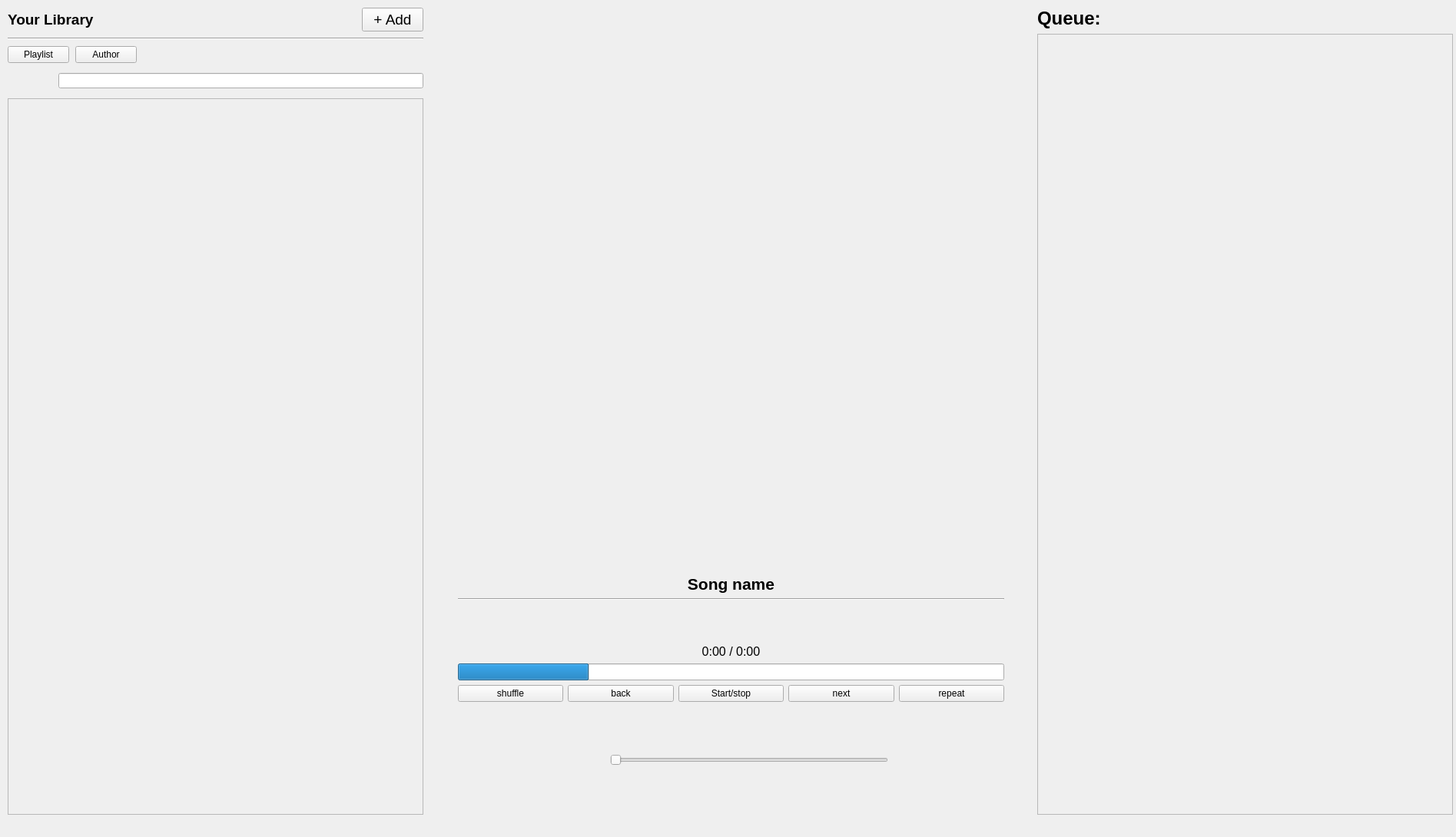
<?xml version="1.0" encoding="UTF-8"?>
<ui version="4.0">
 <class>MainWindow</class>
 <widget class="QMainWindow" name="MainWindow">
  <property name="geometry">
   <rect>
    <x>0</x>
    <y>0</y>
    <width>1895</width>
    <height>1090</height>
   </rect>
  </property>
  <property name="windowTitle">
   <string>MainWindow</string>
  </property>
  <property name="autoFillBackground">
   <bool>false</bool>
  </property>
  <widget class="QWidget" name="centralwidget">
   <widget class="QWidget" name="verticalLayoutWidget">
    <property name="geometry">
     <rect>
      <x>10</x>
      <y>10</y>
      <width>541</width>
      <height>1051</height>
     </rect>
    </property>
    <layout class="QVBoxLayout" name="verticalLayout" stretch="0,0,1,2,100">
     <property name="spacing">
      <number>8</number>
     </property>
     <item>
      <layout class="QHBoxLayout" name="horizontalLayout_13">
       <item>
        <widget class="QLabel" name="label_35">
         <property name="text">
          <string>&lt;html&gt;&lt;head/&gt;&lt;body&gt;&lt;p&gt;&lt;span style=&quot; font-size:14pt; font-weight:600;&quot;&gt;Your Library&lt;/span&gt;&lt;/p&gt;&lt;/body&gt;&lt;/html&gt;</string>
         </property>
        </widget>
       </item>
       <item>
        <spacer name="horizontalSpacer_3">
         <property name="orientation">
          <enum>Qt::Horizontal</enum>
         </property>
         <property name="sizeHint" stdset="0">
          <size>
           <width>40</width>
           <height>20</height>
          </size>
         </property>
        </spacer>
       </item>
       <item>
        <widget class="QPushButton" name="pushButton_3">
         <property name="font">
          <font>
           <pointsize>14</pointsize>
          </font>
         </property>
         <property name="focusPolicy">
          <enum>Qt::StrongFocus</enum>
         </property>
         <property name="contextMenuPolicy">
          <enum>Qt::DefaultContextMenu</enum>
         </property>
         <property name="autoFillBackground">
          <bool>true</bool>
         </property>
         <property name="text">
          <string>+ Add</string>
         </property>
        </widget>
       </item>
      </layout>
     </item>
     <item>
      <widget class="Line" name="line">
       <property name="orientation">
        <enum>Qt::Horizontal</enum>
       </property>
      </widget>
     </item>
     <item>
      <layout class="QHBoxLayout" name="horizontalLayout_7">
       <item>
        <widget class="QPushButton" name="pushButton_2">
         <property name="maximumSize">
          <size>
           <width>97</width>
           <height>23</height>
          </size>
         </property>
         <property name="text">
          <string>Playlist</string>
         </property>
        </widget>
       </item>
       <item>
        <widget class="QPushButton" name="pushButton">
         <property name="maximumSize">
          <size>
           <width>96</width>
           <height>23</height>
          </size>
         </property>
         <property name="text">
          <string>Author</string>
         </property>
        </widget>
       </item>
       <item>
        <spacer name="horizontalSpacer">
         <property name="orientation">
          <enum>Qt::Horizontal</enum>
         </property>
         <property name="sizeHint" stdset="0">
          <size>
           <width>40</width>
           <height>20</height>
          </size>
         </property>
        </spacer>
       </item>
      </layout>
     </item>
     <item>
      <layout class="QHBoxLayout" name="horizontalLayout_8" stretch="0,0,0,0">
       <item>
        <spacer name="horizontalSpacer_2">
         <property name="orientation">
          <enum>Qt::Horizontal</enum>
         </property>
         <property name="sizeHint" stdset="0">
          <size>
           <width>40</width>
           <height>20</height>
          </size>
         </property>
        </spacer>
       </item>
       <item>
        <widget class="QLabel" name="label_5">
         <property name="minimumSize">
          <size>
           <width>30</width>
           <height>30</height>
          </size>
         </property>
         <property name="maximumSize">
          <size>
           <width>30</width>
           <height>30</height>
          </size>
         </property>
         <property name="text">
          <string/>
         </property>
         <property name="pixmap">
          <pixmap>../image_ressources/magnifying-glass-icon.png</pixmap>
         </property>
         <property name="scaledContents">
          <bool>true</bool>
         </property>
        </widget>
       </item>
       <item>
        <spacer name="horizontalSpacer_5">
         <property name="orientation">
          <enum>Qt::Horizontal</enum>
         </property>
         <property name="sizeHint" stdset="0">
          <size>
           <width>40</width>
           <height>20</height>
          </size>
         </property>
        </spacer>
       </item>
       <item>
        <widget class="QLineEdit" name="lineEdit">
         <property name="minimumSize">
          <size>
           <width>475</width>
           <height>0</height>
          </size>
         </property>
         <property name="maximumSize">
          <size>
           <width>475</width>
           <height>20</height>
          </size>
         </property>
        </widget>
       </item>
      </layout>
     </item>
     <item>
      <widget class="QScrollArea" name="scrollArea">
       <property name="horizontalScrollBarPolicy">
        <enum>Qt::ScrollBarAlwaysOff</enum>
       </property>
       <property name="widgetResizable">
        <bool>true</bool>
       </property>
       <widget class="QWidget" name="scrollAreaWidgetContents_2">
        <property name="geometry">
         <rect>
          <x>0</x>
          <y>0</y>
          <width>537</width>
          <height>922</height>
         </rect>
        </property>
        <layout class="QVBoxLayout" name="verticalLayout_13">
         <item>
          <spacer name="verticalSpacer">
           <property name="orientation">
            <enum>Qt::Vertical</enum>
           </property>
           <property name="sizeHint" stdset="0">
            <size>
             <width>20</width>
             <height>40</height>
            </size>
           </property>
          </spacer>
         </item>
        </layout>
       </widget>
      </widget>
     </item>
    </layout>
   </widget>
   <widget class="QWidget" name="verticalLayoutWidget_2">
    <property name="geometry">
     <rect>
      <x>1350</x>
      <y>10</y>
      <width>541</width>
      <height>1051</height>
     </rect>
    </property>
    <layout class="QVBoxLayout" name="verticalLayout_2">
     <item>
      <layout class="QHBoxLayout" name="horizontalLayout">
       <item>
        <widget class="QLabel" name="label_3">
         <property name="text">
          <string>&lt;html&gt;&lt;head/&gt;&lt;body&gt;&lt;p&gt;&lt;span style=&quot; font-size:18pt; font-weight:600;&quot;&gt;Queue:&lt;/span&gt;&lt;/p&gt;&lt;/body&gt;&lt;/html&gt;</string>
         </property>
        </widget>
       </item>
       <item>
        <spacer name="horizontalSpacer_4">
         <property name="orientation">
          <enum>Qt::Horizontal</enum>
         </property>
         <property name="sizeHint" stdset="0">
          <size>
           <width>40</width>
           <height>20</height>
          </size>
         </property>
        </spacer>
       </item>
      </layout>
     </item>
     <item>
      <widget class="QScrollArea" name="scrollArea_2">
       <property name="widgetResizable">
        <bool>true</bool>
       </property>
       <widget class="QWidget" name="scrollAreaWidgetContents_3">
        <property name="enabled">
         <bool>true</bool>
        </property>
        <property name="geometry">
         <rect>
          <x>0</x>
          <y>0</y>
          <width>537</width>
          <height>1010</height>
         </rect>
        </property>
        <layout class="QVBoxLayout" name="verticalLayout_15">
         <item>
          <spacer name="verticalSpacer_6">
           <property name="orientation">
            <enum>Qt::Vertical</enum>
           </property>
           <property name="sizeHint" stdset="0">
            <size>
             <width>20</width>
             <height>40</height>
            </size>
           </property>
          </spacer>
         </item>
        </layout>
       </widget>
      </widget>
     </item>
    </layout>
   </widget>
   <widget class="QWidget" name="verticalLayoutWidget_3">
    <property name="geometry">
     <rect>
      <x>561</x>
      <y>10</y>
      <width>781</width>
      <height>1051</height>
     </rect>
    </property>
    <layout class="QVBoxLayout" name="verticalLayout_9" stretch="0,0,0,0,0,0,0,0,0">
     <property name="sizeConstraint">
      <enum>QLayout::SetNoConstraint</enum>
     </property>
     <property name="leftMargin">
      <number>35</number>
     </property>
     <property name="rightMargin">
      <number>35</number>
     </property>
     <item>
      <widget class="QLabel" name="label_2">
       <property name="minimumSize">
        <size>
         <width>711</width>
         <height>681</height>
        </size>
       </property>
       <property name="maximumSize">
        <size>
         <width>711</width>
         <height>681</height>
        </size>
       </property>
       <property name="text">
        <string/>
       </property>
       <property name="pixmap">
        <pixmap>:/magnifying_glass/magnifying-glass-icon-26761.png</pixmap>
       </property>
       <property name="scaledContents">
        <bool>true</bool>
       </property>
       <property name="alignment">
        <set>Qt::AlignLeading|Qt::AlignLeft|Qt::AlignTop</set>
       </property>
      </widget>
     </item>
     <item>
      <spacer name="verticalSpacer_3">
       <property name="orientation">
        <enum>Qt::Vertical</enum>
       </property>
       <property name="sizeHint" stdset="0">
        <size>
         <width>20</width>
         <height>40</height>
        </size>
       </property>
      </spacer>
     </item>
     <item>
      <widget class="QLabel" name="label_6">
       <property name="font">
        <font>
         <pointsize>16</pointsize>
         <weight>75</weight>
         <bold>true</bold>
        </font>
       </property>
       <property name="text">
        <string>Song name</string>
       </property>
       <property name="alignment">
        <set>Qt::AlignCenter</set>
       </property>
      </widget>
     </item>
     <item>
      <widget class="Line" name="line_2">
       <property name="orientation">
        <enum>Qt::Horizontal</enum>
       </property>
      </widget>
     </item>
     <item>
      <spacer name="verticalSpacer_2">
       <property name="orientation">
        <enum>Qt::Vertical</enum>
       </property>
       <property name="sizeHint" stdset="0">
        <size>
         <width>20</width>
         <height>40</height>
        </size>
       </property>
      </spacer>
     </item>
     <item>
      <widget class="QLabel" name="label">
       <property name="font">
        <font>
         <pointsize>12</pointsize>
        </font>
       </property>
       <property name="text">
        <string>0:00 / 0:00</string>
       </property>
       <property name="alignment">
        <set>Qt::AlignCenter</set>
       </property>
      </widget>
     </item>
     <item>
      <layout class="QVBoxLayout" name="verticalLayout_14" stretch="100,0,0">
       <item>
        <widget class="QProgressBar" name="progressBar">
         <property name="value">
          <number>24</number>
         </property>
         <property name="textVisible">
          <bool>false</bool>
         </property>
         <property name="invertedAppearance">
          <bool>false</bool>
         </property>
        </widget>
       </item>
       <item>
        <layout class="QHBoxLayout" name="horizontalLayout_9">
         <item>
          <widget class="QPushButton" name="pushButton_4">
           <property name="text">
            <string>shuffle</string>
           </property>
          </widget>
         </item>
         <item>
          <widget class="QPushButton" name="pushButton_8">
           <property name="text">
            <string>back</string>
           </property>
          </widget>
         </item>
         <item>
          <widget class="QPushButton" name="pushButton_7">
           <property name="text">
            <string>Start/stop</string>
           </property>
          </widget>
         </item>
         <item>
          <widget class="QPushButton" name="pushButton_6">
           <property name="text">
            <string>next</string>
           </property>
          </widget>
         </item>
         <item>
          <widget class="QPushButton" name="pushButton_5">
           <property name="text">
            <string>repeat</string>
           </property>
          </widget>
         </item>
        </layout>
       </item>
       <item>
        <spacer name="verticalSpacer_5">
         <property name="orientation">
          <enum>Qt::Vertical</enum>
         </property>
         <property name="sizeHint" stdset="0">
          <size>
           <width>20</width>
           <height>40</height>
          </size>
         </property>
        </spacer>
       </item>
      </layout>
     </item>
     <item>
      <layout class="QHBoxLayout" name="horizontalLayout_2">
       <property name="topMargin">
        <number>10</number>
       </property>
       <item>
        <spacer name="horizontalSpacer_6">
         <property name="orientation">
          <enum>Qt::Horizontal</enum>
         </property>
         <property name="sizeHint" stdset="0">
          <size>
           <width>40</width>
           <height>20</height>
          </size>
         </property>
        </spacer>
       </item>
       <item>
        <widget class="QLabel" name="label_4">
         <property name="minimumSize">
          <size>
           <width>40</width>
           <height>40</height>
          </size>
         </property>
         <property name="maximumSize">
          <size>
           <width>40</width>
           <height>40</height>
          </size>
         </property>
         <property name="text">
          <string/>
         </property>
         <property name="pixmap">
          <pixmap>../image_ressources/Speaker_Icon.png</pixmap>
         </property>
         <property name="scaledContents">
          <bool>true</bool>
         </property>
        </widget>
       </item>
       <item>
        <widget class="QSlider" name="horizontalSlider">
         <property name="minimumSize">
          <size>
           <width>362</width>
           <height>22</height>
          </size>
         </property>
         <property name="maximumSize">
          <size>
           <width>362</width>
           <height>22</height>
          </size>
         </property>
         <property name="orientation">
          <enum>Qt::Horizontal</enum>
         </property>
        </widget>
       </item>
       <item>
        <spacer name="horizontalSpacer_7">
         <property name="orientation">
          <enum>Qt::Horizontal</enum>
         </property>
         <property name="sizeHint" stdset="0">
          <size>
           <width>40</width>
           <height>20</height>
          </size>
         </property>
        </spacer>
       </item>
      </layout>
     </item>
     <item>
      <spacer name="verticalSpacer_4">
       <property name="orientation">
        <enum>Qt::Vertical</enum>
       </property>
       <property name="sizeHint" stdset="0">
        <size>
         <width>20</width>
         <height>40</height>
        </size>
       </property>
      </spacer>
     </item>
    </layout>
   </widget>
  </widget>
  <widget class="QMenuBar" name="menubar">
   <property name="geometry">
    <rect>
     <x>0</x>
     <y>0</y>
     <width>1895</width>
     <height>21</height>
    </rect>
   </property>
  </widget>
 </widget>
 <resources/>
 <connections/>
</ui>
